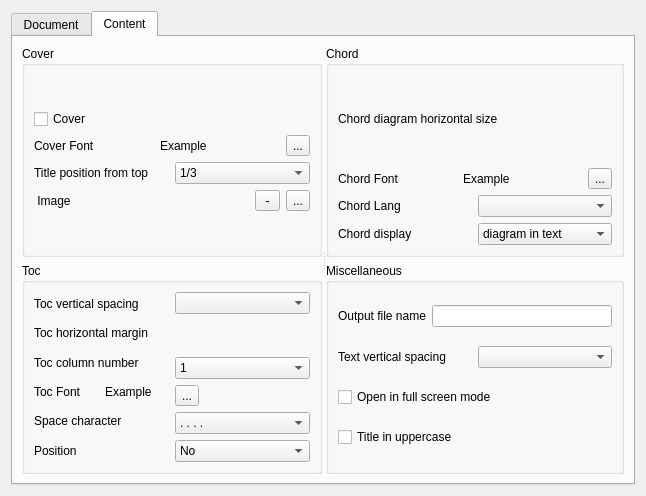
<?xml version="1.0" encoding="UTF-8"?>
<ui version="4.0">
 <class>FormConfig</class>
 <widget class="QWidget" name="FormConfig">
  <property name="geometry">
   <rect>
    <x>0</x>
    <y>0</y>
    <width>646</width>
    <height>496</height>
   </rect>
  </property>
  <property name="windowTitle">
   <string>Form</string>
  </property>
  <layout class="QVBoxLayout" name="verticalLayout_6">
   <item>
    <widget class="QTabWidget" name="tabWidget">
     <property name="tabPosition">
      <enum>QTabWidget::North</enum>
     </property>
     <property name="currentIndex">
      <number>1</number>
     </property>
     <widget class="QWidget" name="tab">
      <attribute name="title">
       <string>Document</string>
      </attribute>
      <layout class="QVBoxLayout" name="verticalLayout_24">
       <item>
        <layout class="QVBoxLayout" name="verticalLayout_20">
         <item>
          <layout class="QHBoxLayout" name="horizontalLayout_20">
           <item>
            <layout class="QVBoxLayout" name="verticalLayout_18">
             <item>
              <widget class="QGroupBox" name="groupBoxPageSize">
               <property name="title">
                <string>PageSize</string>
               </property>
               <layout class="QVBoxLayout" name="verticalLayout_17">
                <item>
                 <layout class="QVBoxLayout" name="verticalLayout_4">
                  <item>
                   <layout class="QHBoxLayout" name="horizontalLayout_18">
                    <item>
                     <widget class="QLabel" name="labelPageWidth">
                      <property name="text">
                       <string>Page width</string>
                      </property>
                     </widget>
                    </item>
                    <item>
                     <widget class="SpinBoxUnit" name="spuPageWidth" native="true"/>
                    </item>
                   </layout>
                  </item>
                  <item>
                   <layout class="QHBoxLayout" name="horizontalLayout_19">
                    <item>
                     <widget class="QLabel" name="labelPageHeight">
                      <property name="text">
                       <string>Page height</string>
                      </property>
                     </widget>
                    </item>
                    <item>
                     <widget class="SpinBoxUnit" name="spuPageHeight" native="true"/>
                    </item>
                   </layout>
                  </item>
                  <item>
                   <layout class="QHBoxLayout" name="horizontalLayout_21">
                    <item>
                     <widget class="QLabel" name="labelPageDimension">
                      <property name="text">
                       <string>Page</string>
                      </property>
                     </widget>
                    </item>
                    <item>
                     <widget class="PageSize" name="comboBoxMediaBox"/>
                    </item>
                    <item>
                     <widget class="QCheckBox" name="checkBoxLandscape">
                      <property name="text">
                       <string>Landscape</string>
                      </property>
                     </widget>
                    </item>
                   </layout>
                  </item>
                 </layout>
                </item>
               </layout>
              </widget>
             </item>
             <item>
              <widget class="QGroupBox" name="groupBoxMargin">
               <property name="title">
                <string>Margin</string>
               </property>
               <layout class="QVBoxLayout" name="verticalLayout_15">
                <item>
                 <layout class="QVBoxLayout" name="verticalLayout_9">
                  <item>
                   <layout class="QHBoxLayout" name="horizontalLayout_16">
                    <item>
                     <widget class="QLabel" name="labelMarginHorizontal">
                      <property name="text">
                       <string>Horizontal </string>
                      </property>
                     </widget>
                    </item>
                    <item>
                     <widget class="SpinBoxUnit" name="spuHorizontalMargin" native="true"/>
                    </item>
                   </layout>
                  </item>
                  <item>
                   <layout class="QHBoxLayout" name="horizontalLayout_17">
                    <item>
                     <widget class="QLabel" name="labelMarginVertical">
                      <property name="text">
                       <string>Vertical</string>
                      </property>
                     </widget>
                    </item>
                    <item>
                     <widget class="SpinBoxUnit" name="spuVerticalMargin" native="true"/>
                    </item>
                   </layout>
                  </item>
                 </layout>
                </item>
               </layout>
              </widget>
             </item>
            </layout>
           </item>
           <item>
            <widget class="QGroupBox" name="groupBoxMiscellaneous">
             <property name="title">
              <string>Fonts</string>
             </property>
             <layout class="QVBoxLayout" name="verticalLayout_19">
              <item>
               <layout class="QVBoxLayout" name="verticalLayout_10">
                <item>
                 <layout class="QHBoxLayout" name="horizontalLayout_6">
                  <item>
                   <widget class="QLabel" name="labelNormalFont">
                    <property name="text">
                     <string>Default Font</string>
                    </property>
                   </widget>
                  </item>
                  <item>
                   <widget class="ExampleLabel" name="labelNormalFontExample">
                    <property name="text">
                     <string>Example</string>
                    </property>
                   </widget>
                  </item>
                  <item>
                   <widget class="FontButton" name="toolButtonNormalFont">
                    <property name="text">
                     <string>...</string>
                    </property>
                   </widget>
                  </item>
                 </layout>
                </item>
                <item>
                 <layout class="QHBoxLayout" name="horizontalLayout_3">
                  <item>
                   <widget class="QLabel" name="labelTitleFont">
                    <property name="text">
                     <string>Title Font</string>
                    </property>
                   </widget>
                  </item>
                  <item>
                   <widget class="ExampleLabel" name="labelTitleFontExample">
                    <property name="text">
                     <string>Example</string>
                    </property>
                   </widget>
                  </item>
                  <item>
                   <widget class="FontButton" name="toolButtonTitleFont">
                    <property name="text">
                     <string>...</string>
                    </property>
                   </widget>
                  </item>
                 </layout>
                </item>
                <item>
                 <layout class="QHBoxLayout" name="horizontalLayout_28">
                  <item>
                   <widget class="QLabel" name="labelSubtitleFont">
                    <property name="text">
                     <string>Subtitle Font</string>
                    </property>
                   </widget>
                  </item>
                  <item>
                   <widget class="ExampleLabel" name="labelSubtitleFontExample">
                    <property name="text">
                     <string>Example</string>
                    </property>
                   </widget>
                  </item>
                  <item>
                   <widget class="FontButton" name="toolButtonSubtitleFont">
                    <property name="text">
                     <string>...</string>
                    </property>
                   </widget>
                  </item>
                 </layout>
                </item>
                <item>
                 <layout class="QHBoxLayout" name="horizontalLayout_4">
                  <item>
                   <widget class="QLabel" name="labelCommentFont">
                    <property name="text">
                     <string>Comment Font</string>
                    </property>
                   </widget>
                  </item>
                  <item>
                   <widget class="ExampleLabel" name="labelCommentFontExample">
                    <property name="text">
                     <string>Example</string>
                    </property>
                   </widget>
                  </item>
                  <item>
                   <widget class="FontButton" name="toolButtonCommentFont">
                    <property name="text">
                     <string>...</string>
                    </property>
                   </widget>
                  </item>
                 </layout>
                </item>
                <item>
                 <layout class="QHBoxLayout" name="horizontalLayout_34">
                  <item>
                   <widget class="QLabel" name="labelCommentItalicFont">
                    <property name="text">
                     <string>Comment ItalicFont</string>
                    </property>
                   </widget>
                  </item>
                  <item>
                   <widget class="ExampleLabel" name="labelCommentItalicFontExample">
                    <property name="text">
                     <string>Example</string>
                    </property>
                   </widget>
                  </item>
                  <item>
                   <widget class="FontButton" name="toolButtonCommentItalicFont">
                    <property name="text">
                     <string>...</string>
                    </property>
                   </widget>
                  </item>
                 </layout>
                </item>
                <item>
                 <layout class="QHBoxLayout" name="horizontalLayout_29">
                  <item>
                   <widget class="QLabel" name="labelCommentBoxFont">
                    <property name="text">
                     <string>Comment Font in box</string>
                    </property>
                   </widget>
                  </item>
                  <item>
                   <widget class="ExampleLabel" name="labelCommentBoxFontExample">
                    <property name="text">
                     <string>Example</string>
                    </property>
                   </widget>
                  </item>
                  <item>
                   <widget class="FontButton" name="toolButtonCommentBoxFont">
                    <property name="text">
                     <string>...</string>
                    </property>
                   </widget>
                  </item>
                 </layout>
                </item>
               </layout>
              </item>
             </layout>
            </widget>
           </item>
          </layout>
         </item>
         <item>
          <layout class="QHBoxLayout" name="horizontalLayout_33">
           <item>
            <widget class="QGroupBox" name="groupBoxPageNumber">
             <property name="title">
              <string>Page number</string>
             </property>
             <layout class="QHBoxLayout" name="horizontalLayout_7">
              <item>
               <layout class="QVBoxLayout" name="verticalLayout_2">
                <item>
                 <layout class="QHBoxLayout" name="horizontalLayout_26">
                  <item>
                   <widget class="QLabel" name="labelPageNumber">
                    <property name="text">
                     <string>Page number</string>
                    </property>
                   </widget>
                  </item>
                  <item>
                   <widget class="QComboBox" name="comboBoxPageNumber">
                    <item>
                     <property name="text">
                      <string>No</string>
                     </property>
                    </item>
                    <item>
                     <property name="text">
                      <string>Center</string>
                     </property>
                    </item>
                    <item>
                     <property name="text">
                      <string>Outside</string>
                     </property>
                    </item>
                   </widget>
                  </item>
                 </layout>
                </item>
                <item>
                 <layout class="QHBoxLayout" name="horizontalLayout_5">
                  <item>
                   <widget class="QLabel" name="labelPageNumberStyle">
                    <property name="text">
                     <string>Page style</string>
                    </property>
                   </widget>
                  </item>
                  <item>
                   <widget class="QComboBox" name="comboBoxPageNumberStyle">
                    <item>
                     <property name="text">
                      <string>1</string>
                     </property>
                    </item>
                    <item>
                     <property name="text">
                      <string>- 1 - </string>
                     </property>
                    </item>
                    <item>
                     <property name="text">
                      <string>1/50</string>
                     </property>
                    </item>
                    <item>
                     <property name="text">
                      <string>&lt;&lt; 1 &gt;&gt;</string>
                     </property>
                    </item>
                   </widget>
                  </item>
                 </layout>
                </item>
                <item>
                 <layout class="QHBoxLayout" name="horizontalLayout_14">
                  <item>
                   <widget class="QLabel" name="labelPageNumberFont">
                    <property name="text">
                     <string>Page Number  Font</string>
                    </property>
                   </widget>
                  </item>
                  <item>
                   <widget class="ExampleLabel" name="labelPageNumberFontExample">
                    <property name="text">
                     <string>Example</string>
                    </property>
                   </widget>
                  </item>
                  <item>
                   <widget class="FontButton" name="toolButtonPageNumberFont">
                    <property name="text">
                     <string>...</string>
                    </property>
                   </widget>
                  </item>
                 </layout>
                </item>
               </layout>
              </item>
             </layout>
            </widget>
           </item>
           <item>
            <widget class="QGroupBox" name="groupBox">
             <property name="title">
              <string>Page topology</string>
             </property>
             <layout class="QHBoxLayout" name="horizontalLayout_36">
              <item>
               <layout class="QVBoxLayout" name="verticalLayout_16">
                <item>
                 <layout class="QHBoxLayout" name="horizontalLayout_27">
                  <item>
                   <widget class="QLabel" name="labelDuplex">
                    <property name="text">
                     <string>Duplex</string>
                    </property>
                   </widget>
                  </item>
                  <item>
                   <widget class="QComboBox" name="comboBoxDuplex">
                    <item>
                     <property name="text">
                      <string>Simplex</string>
                     </property>
                    </item>
                    <item>
                     <property name="text">
                      <string>Duplex</string>
                     </property>
                    </item>
                   </widget>
                  </item>
                 </layout>
                </item>
                <item>
                 <layout class="QHBoxLayout" name="horizontalLayout_32">
                  <item>
                   <widget class="QLabel" name="labelPageColor">
                    <property name="text">
                     <string>Paper color</string>
                    </property>
                   </widget>
                  </item>
                  <item>
                   <widget class="ColorButton" name="colorButtonPaperColor">
                    <property name="text">
                     <string>...</string>
                    </property>
                   </widget>
                  </item>
                 </layout>
                </item>
                <item>
                 <layout class="QHBoxLayout" name="horizontalLayout_13">
                  <item>
                   <spacer name="horizontalSpacer_2">
                    <property name="orientation">
                     <enum>Qt::Horizontal</enum>
                    </property>
                    <property name="sizeHint" stdset="0">
                     <size>
                      <width>40</width>
                      <height>20</height>
                     </size>
                    </property>
                   </spacer>
                  </item>
                  <item>
                   <widget class="QPushButton" name="pushButtonSetAsDefault1">
                    <property name="toolTip">
                     <string>Save this as default</string>
                    </property>
                    <property name="text">
                     <string/>
                    </property>
                    <property name="icon">
                     <iconset resource="../Resources/resources.qrc">
                      <normaloff>:/Image/Images/settings.png</normaloff>:/Image/Images/settings.png</iconset>
                    </property>
                    <property name="shortcut">
                     <string>Shift+S, Esc</string>
                    </property>
                    <property name="flat">
                     <bool>true</bool>
                    </property>
                   </widget>
                  </item>
                 </layout>
                </item>
               </layout>
              </item>
             </layout>
            </widget>
           </item>
          </layout>
         </item>
        </layout>
       </item>
      </layout>
     </widget>
     <widget class="QWidget" name="tab_3">
      <attribute name="title">
       <string>Content</string>
      </attribute>
      <layout class="QVBoxLayout" name="verticalLayout_23">
       <item>
        <widget class="QSplitter" name="splitter">
         <property name="orientation">
          <enum>Qt::Horizontal</enum>
         </property>
         <widget class="QWidget" name="">
          <layout class="QVBoxLayout" name="verticalLayout_21">
           <item>
            <widget class="QGroupBox" name="groupBoxCover">
             <property name="title">
              <string>Cover</string>
             </property>
             <layout class="QVBoxLayout" name="verticalLayout_11">
              <item>
               <layout class="QVBoxLayout" name="verticalLayout">
                <item>
                 <widget class="QCheckBox" name="checkBoxCover">
                  <property name="text">
                   <string>Cover</string>
                  </property>
                 </widget>
                </item>
                <item>
                 <layout class="QHBoxLayout" name="horizontalLayout_10">
                  <item>
                   <widget class="QLabel" name="labelCoverFont">
                    <property name="text">
                     <string>Cover Font</string>
                    </property>
                   </widget>
                  </item>
                  <item>
                   <widget class="ExampleLabel" name="labelCoverFontExample">
                    <property name="text">
                     <string>Example</string>
                    </property>
                   </widget>
                  </item>
                  <item>
                   <widget class="FontButton" name="toolButtonCoverFont">
                    <property name="text">
                     <string>...</string>
                    </property>
                   </widget>
                  </item>
                 </layout>
                </item>
                <item>
                 <layout class="QHBoxLayout" name="horizontalLayout_11">
                  <item>
                   <widget class="QLabel" name="labelTitlePosition">
                    <property name="text">
                     <string>Title position from top</string>
                    </property>
                   </widget>
                  </item>
                  <item>
                   <widget class="QComboBox" name="comboBoxTitlePosition">
                    <item>
                     <property name="text">
                      <string>1/3</string>
                     </property>
                    </item>
                    <item>
                     <property name="text">
                      <string>1/2</string>
                     </property>
                    </item>
                    <item>
                     <property name="text">
                      <string>2/3</string>
                     </property>
                    </item>
                   </widget>
                  </item>
                 </layout>
                </item>
                <item>
                 <layout class="QHBoxLayout" name="horizontalLayout">
                  <item>
                   <widget class="QLabel" name="labelCoverImage">
                    <property name="text">
                     <string> Image</string>
                    </property>
                   </widget>
                  </item>
                  <item>
                   <widget class="QLabel" name="labelCoverViewImage">
                    <property name="text">
                     <string/>
                    </property>
                   </widget>
                  </item>
                  <item>
                   <widget class="QToolButton" name="toolButtonSuppressCoverImage">
                    <property name="text">
                     <string> - </string>
                    </property>
                   </widget>
                  </item>
                  <item>
                   <widget class="ImageButton" name="toolButtonCoverImage">
                    <property name="text">
                     <string>...</string>
                    </property>
                   </widget>
                  </item>
                 </layout>
                </item>
               </layout>
              </item>
             </layout>
            </widget>
           </item>
           <item>
            <widget class="QGroupBox" name="groupBoxToc">
             <property name="title">
              <string>Toc</string>
             </property>
             <layout class="QVBoxLayout" name="verticalLayout_13">
              <item>
               <layout class="QHBoxLayout" name="horizontalLayout_24">
                <item>
                 <layout class="QVBoxLayout" name="verticalLayout_5">
                  <item>
                   <widget class="QLabel" name="labelTocVerticalSpacing">
                    <property name="text">
                     <string>Toc vertical spacing</string>
                    </property>
                   </widget>
                  </item>
                  <item>
                   <widget class="QLabel" name="labelTocMargin">
                    <property name="text">
                     <string>Toc horizontal margin</string>
                    </property>
                   </widget>
                  </item>
                  <item>
                   <widget class="QLabel" name="labelTocColumn">
                    <property name="text">
                     <string>Toc column number</string>
                    </property>
                   </widget>
                  </item>
                  <item>
                   <layout class="QHBoxLayout" name="horizontalLayout_12">
                    <item>
                     <widget class="QLabel" name="labelTocFont">
                      <property name="text">
                       <string>Toc Font</string>
                      </property>
                     </widget>
                    </item>
                    <item>
                     <widget class="ExampleLabel" name="labelTocFontExample">
                      <property name="text">
                       <string>Example</string>
                      </property>
                     </widget>
                    </item>
                   </layout>
                  </item>
                  <item>
                   <widget class="QLabel" name="labelTocSpaceCharacter">
                    <property name="text">
                     <string>Space character</string>
                    </property>
                   </widget>
                  </item>
                  <item>
                   <widget class="QLabel" name="label">
                    <property name="text">
                     <string>Position </string>
                    </property>
                   </widget>
                  </item>
                 </layout>
                </item>
                <item>
                 <layout class="QVBoxLayout" name="verticalLayout_7">
                  <item>
                   <widget class="VerticalSpacing" name="comboBoxTocVerticalSpacing"/>
                  </item>
                  <item>
                   <widget class="SpinBoxUnit" name="spuTocHorizontalMargin" native="true"/>
                  </item>
                  <item>
                   <widget class="QComboBox" name="comboBoxTocColumnNumber">
                    <item>
                     <property name="text">
                      <string>1</string>
                     </property>
                    </item>
                    <item>
                     <property name="text">
                      <string>2</string>
                     </property>
                    </item>
                    <item>
                     <property name="text">
                      <string>3</string>
                     </property>
                    </item>
                   </widget>
                  </item>
                  <item>
                   <widget class="FontButton" name="toolButtonTocFont">
                    <property name="text">
                     <string>...</string>
                    </property>
                   </widget>
                  </item>
                  <item>
                   <widget class="QComboBox" name="comboBoxTocSpaceCharacter">
                    <item>
                     <property name="text">
                      <string>. . . .</string>
                     </property>
                    </item>
                    <item>
                     <property name="text">
                      <string>- - - -</string>
                     </property>
                    </item>
                    <item>
                     <property name="text">
                      <string/>
                     </property>
                    </item>
                   </widget>
                  </item>
                  <item>
                   <widget class="QComboBox" name="comboBoxTocPosition">
                    <item>
                     <property name="text">
                      <string>No</string>
                     </property>
                    </item>
                    <item>
                     <property name="text">
                      <string>At begining</string>
                     </property>
                    </item>
                    <item>
                     <property name="text">
                      <string>At end</string>
                     </property>
                    </item>
                   </widget>
                  </item>
                 </layout>
                </item>
               </layout>
              </item>
             </layout>
            </widget>
           </item>
          </layout>
         </widget>
         <widget class="QWidget" name="">
          <layout class="QVBoxLayout" name="verticalLayout_22">
           <item>
            <widget class="QGroupBox" name="groupBoxChord">
             <property name="title">
              <string>Chord</string>
             </property>
             <layout class="QVBoxLayout" name="verticalLayout_14">
              <item>
               <layout class="QVBoxLayout" name="verticalLayout_3">
                <item>
                 <layout class="QHBoxLayout" name="horizontalLayout_15">
                  <item>
                   <widget class="QLabel" name="labelChordDiagramHSize">
                    <property name="text">
                     <string>Chord diagram horizontal size</string>
                    </property>
                   </widget>
                  </item>
                  <item>
                   <widget class="SpinBoxUnit" name="spuChordHorizontalSize" native="true"/>
                  </item>
                 </layout>
                </item>
                <item>
                 <layout class="QVBoxLayout" name="verticalLayout_12">
                  <item>
                   <layout class="QHBoxLayout" name="horizontalLayout_8">
                    <item>
                     <widget class="QLabel" name="labelChordFont">
                      <property name="text">
                       <string>Chord Font</string>
                      </property>
                     </widget>
                    </item>
                    <item>
                     <widget class="ExampleLabel" name="labelChordFontExample">
                      <property name="text">
                       <string>Example</string>
                      </property>
                     </widget>
                    </item>
                    <item>
                     <widget class="FontButton" name="toolButtonChordFont">
                      <property name="text">
                       <string>...</string>
                      </property>
                     </widget>
                    </item>
                   </layout>
                  </item>
                 </layout>
                </item>
                <item>
                 <layout class="QHBoxLayout" name="horizontalLayout_22">
                  <item>
                   <widget class="QLabel" name="labelChordLang">
                    <property name="text">
                     <string>Chord Lang</string>
                    </property>
                   </widget>
                  </item>
                  <item>
                   <widget class="QComboBox" name="comboBoxChordLang"/>
                  </item>
                 </layout>
                </item>
                <item>
                 <layout class="QHBoxLayout" name="horizontalLayout_23">
                  <item>
                   <widget class="QLabel" name="labelChordLangInText">
                    <property name="text">
                     <string>Chord display</string>
                    </property>
                   </widget>
                  </item>
                  <item>
                   <widget class="QComboBox" name="comboBoxChordInText">
                    <item>
                     <property name="text">
                      <string>diagram in text</string>
                     </property>
                    </item>
                    <item>
                     <property name="text">
                      <string>chords at begining</string>
                     </property>
                    </item>
                    <item>
                     <property name="text">
                      <string>name in text only</string>
                     </property>
                    </item>
                   </widget>
                  </item>
                 </layout>
                </item>
               </layout>
              </item>
             </layout>
            </widget>
           </item>
           <item>
            <widget class="QGroupBox" name="groupBoxMiscellaneousContent">
             <property name="title">
              <string>Miscellaneous</string>
             </property>
             <layout class="QHBoxLayout" name="horizontalLayout_31">
              <item>
               <layout class="QVBoxLayout" name="verticalLayout_8">
                <item>
                 <layout class="QHBoxLayout" name="horizontalLayout_9">
                  <item>
                   <widget class="QLabel" name="labelOutputFileName">
                    <property name="text">
                     <string>Output file name</string>
                    </property>
                   </widget>
                  </item>
                  <item>
                   <widget class="QLineEdit" name="lineEditOutFile"/>
                  </item>
                 </layout>
                </item>
                <item>
                 <layout class="QHBoxLayout" name="horizontalLayout_30">
                  <item>
                   <widget class="QLabel" name="labelVerticalSpacing">
                    <property name="text">
                     <string>Text vertical spacing</string>
                    </property>
                   </widget>
                  </item>
                  <item>
                   <widget class="VerticalSpacing" name="comboBoxVerticalSpacing"/>
                  </item>
                 </layout>
                </item>
                <item>
                 <widget class="QCheckBox" name="checkBoxFullScreenMode">
                  <property name="text">
                   <string>Open in full screen mode</string>
                  </property>
                 </widget>
                </item>
                <item>
                 <layout class="QHBoxLayout" name="horizontalLayout_2">
                  <item>
                   <widget class="QCheckBox" name="checkBoxTitleInUppercase">
                    <property name="text">
                     <string>Title in uppercase</string>
                    </property>
                   </widget>
                  </item>
                  <item>
                   <spacer name="horizontalSpacer">
                    <property name="orientation">
                     <enum>Qt::Horizontal</enum>
                    </property>
                    <property name="sizeHint" stdset="0">
                     <size>
                      <width>40</width>
                      <height>20</height>
                     </size>
                    </property>
                   </spacer>
                  </item>
                  <item>
                   <widget class="QPushButton" name="pushButtonSetAsDefault2">
                    <property name="toolTip">
                     <string>Save this as default</string>
                    </property>
                    <property name="text">
                     <string/>
                    </property>
                    <property name="icon">
                     <iconset resource="../Resources/resources.qrc">
                      <normaloff>:/Image/Images/settings.png</normaloff>:/Image/Images/settings.png</iconset>
                    </property>
                    <property name="flat">
                     <bool>true</bool>
                    </property>
                   </widget>
                  </item>
                 </layout>
                </item>
               </layout>
              </item>
             </layout>
            </widget>
           </item>
          </layout>
         </widget>
        </widget>
       </item>
      </layout>
     </widget>
    </widget>
   </item>
  </layout>
 </widget>
 <customwidgets>
  <customwidget>
   <class>ColorButton</class>
   <extends>QToolButton</extends>
   <header>colorbutton.h</header>
  </customwidget>
  <customwidget>
   <class>SpinBoxUnit</class>
   <extends>QWidget</extends>
   <header>spinboxunit.h</header>
   <container>1</container>
  </customwidget>
  <customwidget>
   <class>FontButton</class>
   <extends>QToolButton</extends>
   <header>fontbutton.h</header>
  </customwidget>
  <customwidget>
   <class>ImageButton</class>
   <extends>QToolButton</extends>
   <header>imagebutton.h</header>
  </customwidget>
  <customwidget>
   <class>ExampleLabel</class>
   <extends>QLabel</extends>
   <header>examplelabel.h</header>
  </customwidget>
  <customwidget>
   <class>PageSize</class>
   <extends>QComboBox</extends>
   <header>pagesize.h</header>
  </customwidget>
  <customwidget>
   <class>VerticalSpacing</class>
   <extends>QComboBox</extends>
   <header location="global">verticalspacing.h</header>
  </customwidget>
 </customwidgets>
 <resources>
  <include location="../Resources/resources.qrc"/>
 </resources>
 <connections/>
</ui>
